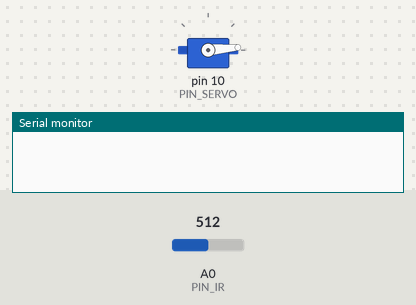
The sketch below on a simulated Arduino Uno, built with avr-gcc and run on an emulated ATmega328P. Shown: servo, the last lines printed to the serial monitor. The inputs (shaded band) are chosen by the test bench; at power-on: A0 (PIN_IR) = 512.

Above: at 0.21 s.
At 1.2 s:
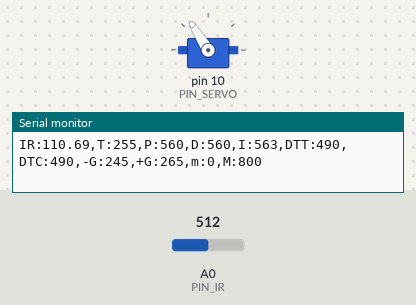
1.3 s: A0 (PIN_IR) set to 306
2.9 s: A0 (PIN_IR) set to 122
At 3.4 s:
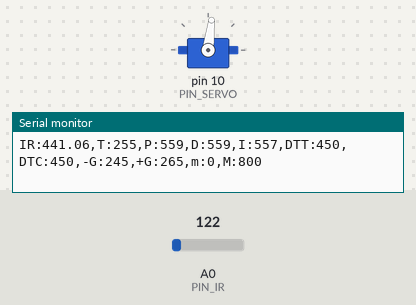
4.5 s: A0 (PIN_IR) set to 265
Timing chart, 0 to 13.5 s (numbered marks = the images above; inputs shaded):
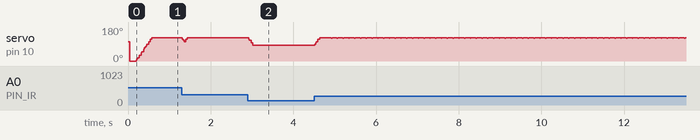

The sketch:

mypid.ino
```cpp
#include <Servo.h>

#define PIN_SERVO 10
#define PIN_IR A0

#define _DIST_TARGET 255    // 목표위치
#define _DIST_MIN 100   // 최소거리
#define _DIST_MAX 487   // 최대거리

#define A 79  // 센서 최소
#define B 500  // 센서 최대

#define _ITERM_MAX 60
#define _DIST_ALPHA 0.1

#define DELAY_MICROS  1550 // 필터에 넣을 샘플값을 측정하는 딜레이(고정값!)
#define EMA_ALPHA 0.35     // EMA 필터 값을 결정하는 ALPHA 값. 작성자가 생각하는 최적값임.

#define _DUTY_MIN 1400   // 서보 최소각도
#define _DUTY_NEU 1600   // 서보 수평
#define _DUTY_MAX 1800   // 서보 최대각도

#define _SERVO_ANGLE 30
#define _SERVO_SPEED 250   // 서보 속도

#define _INTERVAL_DIST 20
#define _INTERVAL_SERVO 20
#define _INTERVAL_SERIAL 200

#define _KP 0.1
#define _KD 7.0
#define _KI 0.5

/*
   pterm = _KP * error_curr;
   dterm = _KD * (error_curr - error_prev);
   iterm += _KI * error_curr;
 */

Servo myservo;

float dist_raw, dist_ema;
unsigned long last_sampling_time_dist, last_sampling_time_servo,
last_sampling_time_serial;
bool event_dist, event_servo, event_serial;

int duty_chg_per_interval;
int duty_target, duty_curr;

float error_curr, error_prev, control, pterm, dterm, iterm;
float prev_dist;

int dist_target = 255;

float ir_distance(void){ // return value unit: mm
    float val; // [3055] 변수 val 선언
    float volt = float(analogRead(PIN_IR));
    val = ((6762.0/(volt - 9.0)) - 4.0) * 10.0;
    return val;
}

float ir_distance_filtered(void){ // return value unit: mm
  return ir_distance(); // for now, just use ir_distance() without noise filter.
}


float ema_dist=0;            // EMA 필터에 사용할 변수
float filtered_dist;       // 최종 측정된 거리값을 넣을 변수. loop()안에 filtered_dist = filtered_ir_distance(); 형태로 사용하면 됨.
float samples_num = 3;     // 스파이크 제거를 위한 부분필터에 샘플을 몇개 측정할 것인지. 3개로 충분함! 가능하면 수정하지 말 것.

// 기존에 제공된 ir_distance 함수. 변경사항 없음.
// ================
float under_noise_filter(void){ // 아래로 떨어지는 형태의 스파이크를 제거해주는 필터
  int currReading;
  int largestReading = 0;
  for (int i = 0; i < samples_num; i++) {
    currReading = ir_distance();
    if (currReading > largestReading) { largestReading = currReading; }
    // Delay a short time before taking another reading
    delayMicroseconds(DELAY_MICROS);
  }
  return largestReading;
}

float filtered_ir_distance(void){ // 아래로 떨어지는 형태의 스파이크를 제거 후, 위로 치솟는 스파이크를 제거하고 EMA필터를 적용함.
  // under_noise_filter를 통과한 값을 upper_nosie_filter에 넣어 최종 값이 나옴.
  int currReading;
  int lowestReading = 1024;
  for (int i = 0; i < samples_num; i++) {
    currReading = under_noise_filter();
    if (currReading < lowestReading) { lowestReading = currReading; }
  }
  // eam 필터 추가
  ema_dist = EMA_ALPHA*lowestReading + (1-EMA_ALPHA)*ema_dist;
  return ema_dist;
}


void setup() {
  // put your setup code here, to run once:
  myservo.attach(PIN_SERVO);
  myservo.writeMicroseconds(_DUTY_NEU);
  pterm = iterm = dterm = 0;
//  while(1){}
  Serial.begin(57600);
  duty_chg_per_interval = (_DUTY_MAX - _DUTY_MIN)/(float)(_SERVO_ANGLE) * (_SERVO_SPEED /1000.0)*_INTERVAL_SERVO;
}

void loop() {
  // put your main code here, to run repeatedly:

    unsigned long time_curr = millis();
    if(time_curr >= last_sampling_time_dist + _INTERVAL_DIST) {
        last_sampling_time_dist += _INTERVAL_DIST;
        event_dist = true;
    }
    if(time_curr >= last_sampling_time_servo + _INTERVAL_SERVO) {
        last_sampling_time_servo += _INTERVAL_SERVO;
        event_servo = true;
    }
    if(time_curr >= last_sampling_time_serial + _INTERVAL_SERIAL) {
        last_sampling_time_serial += _INTERVAL_SERIAL;
        event_serial = true;
    }

    // Event handlers

     if(event_dist) {
        event_dist = false;
        dist_raw = filtered_ir_distance();
        dist_raw = 100 + 300.0 / (B - A) * (dist_raw - A);
//        if(dist_raw>250) dist_raw += 90;
        if (dist_raw > _DIST_MAX) dist_raw = _DIST_MAX;

        error_curr = _DIST_TARGET - dist_raw;
        pterm = _KP * error_curr;
        dterm = _KD * (error_curr - error_prev);
        iterm += _KI * error_curr;

        if(abs(iterm) > _ITERM_MAX) iterm = iterm/2;
        if(iterm > _ITERM_MAX) iterm = _ITERM_MAX;
        if(iterm < -_ITERM_MAX) iterm = -_ITERM_MAX;

        control = pterm + dterm + iterm;
        error_prev = error_curr;

        duty_target = _DUTY_NEU *(control/300+1);

        if(duty_target < _DUTY_MIN) duty_target = _DUTY_MIN;
        if(duty_target > _DUTY_MAX) duty_target = _DUTY_MAX;
    }

    if(event_servo) {
        event_servo = false; // [2635] 업데이트 대기
        if(duty_target > duty_curr) {
            duty_curr += duty_chg_per_interval;
            if(duty_curr > duty_target) duty_curr = duty_target;
        }
        else {
            duty_curr -= duty_chg_per_interval;
            if(duty_curr < duty_target) duty_curr = duty_target;
        }
        myservo.writeMicroseconds((int)duty_curr);
        event_servo = false;
    }

      if(event_serial) {
        event_serial = false;
        Serial.print("IR:");
        Serial.print(dist_raw);
        Serial.print(",T:");
        Serial.print(_DIST_TARGET);
        Serial.print(",P:");
        Serial.print(map(pterm,-1000,1000,510,610));
        Serial.print(",D:");
        Serial.print(map(dterm,-1000,1000,510,610));
        Serial.print(",I:");
        Serial.print(map(iterm,-1000,1000,510,610));
        Serial.print(",DTT:");
        Serial.print(map(duty_target,1000,2000,410,510));
        Serial.print(",DTC:");
        Serial.print(map(duty_curr,1000,2000,410,510));
        Serial.println(",-G:245,+G:265,m:0,M:800");
        event_serial = false;
     }
}
```

Measured:
- after the input at 2.9 s, servo on pin 10 (PIN_SERVO): 122° → 83° at once
